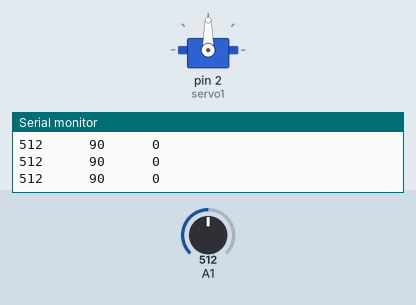
The sketch below on a simulated Arduino Uno, built with avr-gcc and run on an emulated ATmega328P. On the bench: servo, the last lines printed to the serial monitor. The inputs (shaded band) are chosen by the test bench; at power-on: A1 = 512.

Above: at 1.2 s.
1.3 s: A1 set to 551
At 2.5 s:
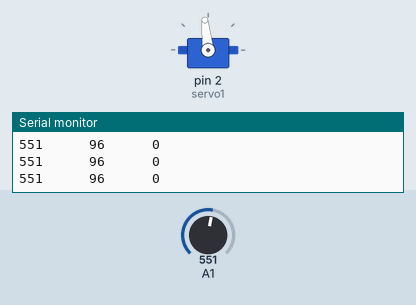
2.8 s: A1 set to 585
At 3.1 s:
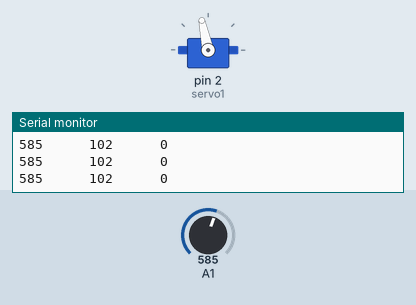
4.3 s: A1 set to 0
At 4.9 s:
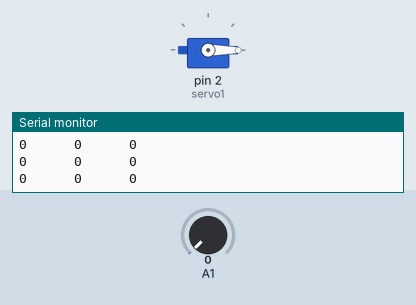
5.8 s: A1 set to 8
At 6.2 s:
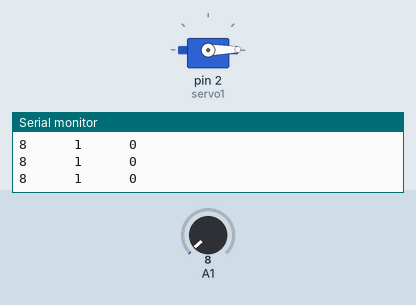
8.8 s: A1 set to 11
11.8 s: A1 set to 50
At 13.2 s:
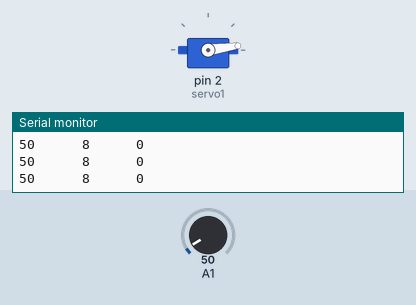
14.8 s: A1 set to 63
At 15.3 s:
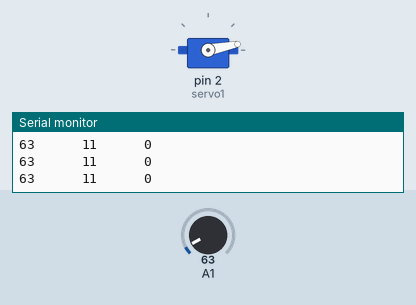
Timing chart, 0 to 17.8 s (numbered marks = the images above; inputs shaded):
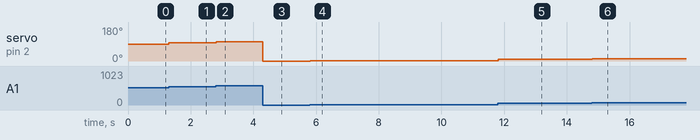

The sketch:

Servo_reading_test_.ino
```cpp
#include <Servo.h>

Servo servo1;  // create servo object to control a servo

int input;  // analog pin used to connect the potentiometer
int valor;    // variable to read the value from the analog pin
int valor1;

void setup() {
  servo1.attach(2); // attaches the servo on pin 9 to the servo object
Serial.begin(9600);

}

void loop() {
  input = analogRead(1);            // reads the value of the potentiometer (value between 0 and 1023)
  valor1 = map(input, 0, 1023, 0, 180);     // scale it to use it with the servo (value between 0 and 180)
  servo1.write(valor1);                  // sets the servo position according to the scaled value
  delay(15);

  Serial.print(input);
  Serial.print("      ");
    Serial.print(valor1);
  Serial.print("      ");
  Serial.println(valor);

  // waits for the servo to get there
}
```

Measured:
- after the input at 1.3 s, servo on pin 2 (servo1): 90° → 96° at once
- after the input at 2.8 s, servo on pin 2 (servo1): 96° → 102° at once
- after the input at 4.3 s, servo on pin 2 (servo1): 102° → 0° at once
- after the input at 5.8 s, servo on pin 2 (servo1): 0° → 1° at once
- after the input at 11.8 s, servo on pin 2 (servo1): 1° → 8° at once
- after the input at 14.8 s, servo on pin 2 (servo1): 8° → 11° at once
